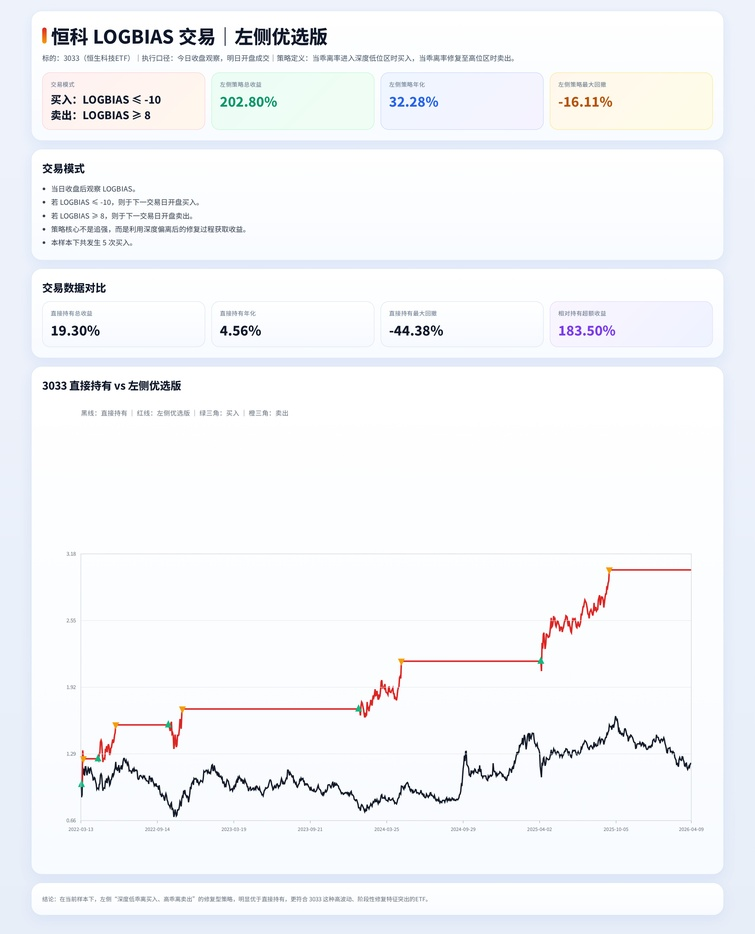
#> input picture assets/03033-left.jpg, 755 x 934 px, shrunk from 3740 x 4624 before the run
$ python crop_comment_band.py ../../../assets out
#> lines starting #> are read from the running program, lines starting #| are printed output that depends on the picture
#!/usr/bin/env python3
import argparse
from pathlib import Path
from PIL import Image

# normalized crop boxes: left, top, right, bottom
PRESETS = {
    'generic':      (0.00, 0.16, 1.00, 0.90),
    'futu':         (0.03, 0.19, 0.92, 0.86),
    'futu-main':    (0.03, 0.18, 0.92, 0.84),
    'futu-replies': (0.05, 0.22, 0.94, 0.88),
    'xhs':          (0.00, 0.18, 1.00, 0.92),
    'douyin':       (0.00, 0.20, 1.00, 0.88),
}


def clamp01(x: float) -> float:
    return max(0.0, min(1.0, x))


def main():
    ap = argparse.ArgumentParser()
    ap.add_argument('indir')
    ap.add_argument('outdir')
    ap.add_argument('--preset', default='generic', choices=sorted(PRESETS))
    ap.add_argument('--left', type=float, default=None, help='override left crop ratio (0-1)')
    ap.add_argument('--top', type=float, default=None, help='override top crop ratio (0-1)')
    ap.add_argument('--right', type=float, default=None, help='override right crop ratio (0-1)')
    ap.add_argument('--bottom', type=float, default=None, help='override bottom crop ratio (0-1)')
    args = ap.parse_args()

    l, t, r, b = PRESETS[args.preset]
    if args.left is not None:
        l = clamp01(args.left)
    if args.top is not None:
        t = clamp01(args.top)
    if args.right is not None:
        r = clamp01(args.right)
    if args.bottom is not None:
        b = clamp01(args.bottom)
    if not (l < r and t < b):
        raise SystemExit('invalid crop box: require left < right and top < bottom')

    indir = Path(args.indir)
    outdir = Path(args.outdir)
    outdir.mkdir(parents=True, exist_ok=True)

    for src in sorted(indir.glob('*.jpg')):
        img = Image.open(src)
#> img is the input picture: PIL image 755x934 RGB; mean R, G, B 244.5, 246.1, 249.2
        w, h = img.size
#> w = 755; h = 934
        crop = img.crop((int(w*l), int(h*t), int(w*r), int(h*b)))
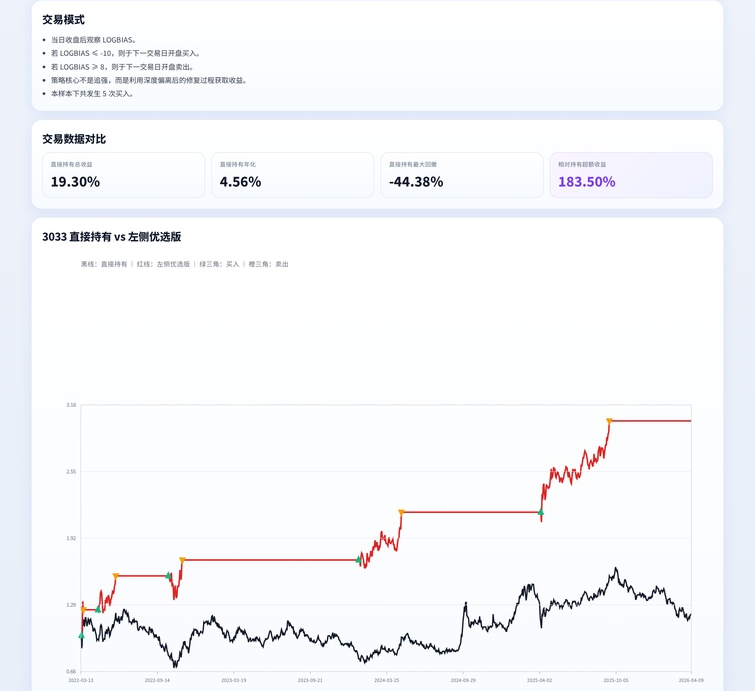
#> crop: PIL image 755x691 RGB; mean R, G, B 246.5, 247.6, 250.6
        crop.save(outdir / src.name, quality=85)
        print(outdir / src.name)
#> pass 2 of the loop in main, `for src in sorted(indir.glob('*.jpg')):`:
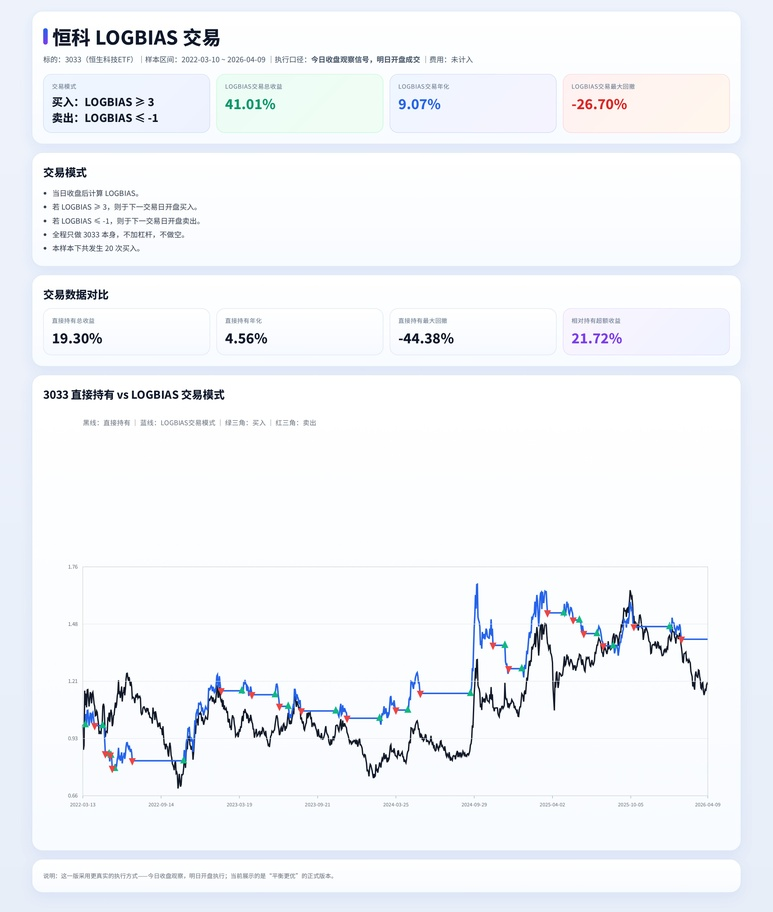
#> input picture assets/03033-main.jpg, 773 x 912 px, shrunk from 3740 x 4411 before the run
#> in main, img is the input picture: PIL image 773x912 RGB; mean R, G, B 243, 245.4, 249.3
#> in main, `crop = img.crop((int(w*l), int(h*t), int(w*r), int(h*b)))`:
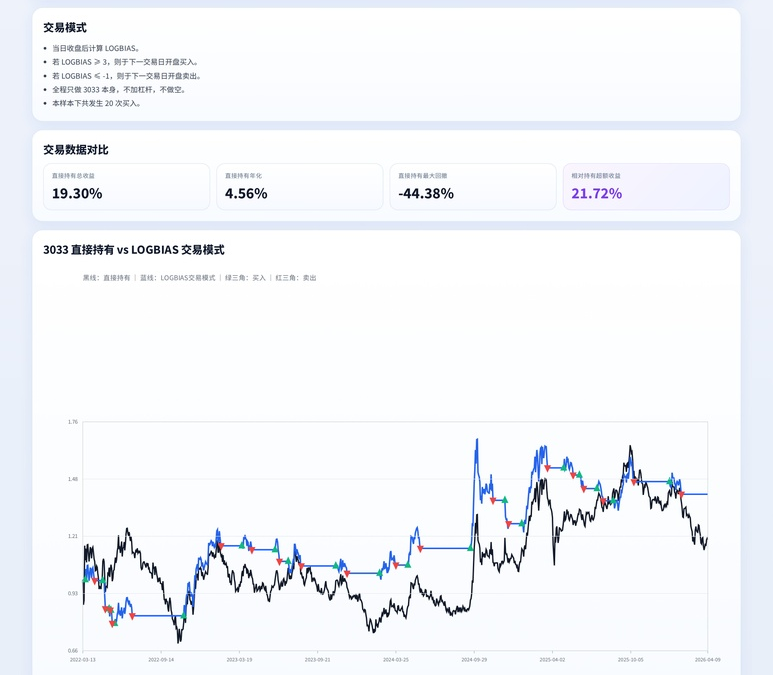
#> crop: PIL image 773x675 RGB; mean R, G, B 244.2, 246.2, 249.9

if __name__ == '__main__':
    main()
